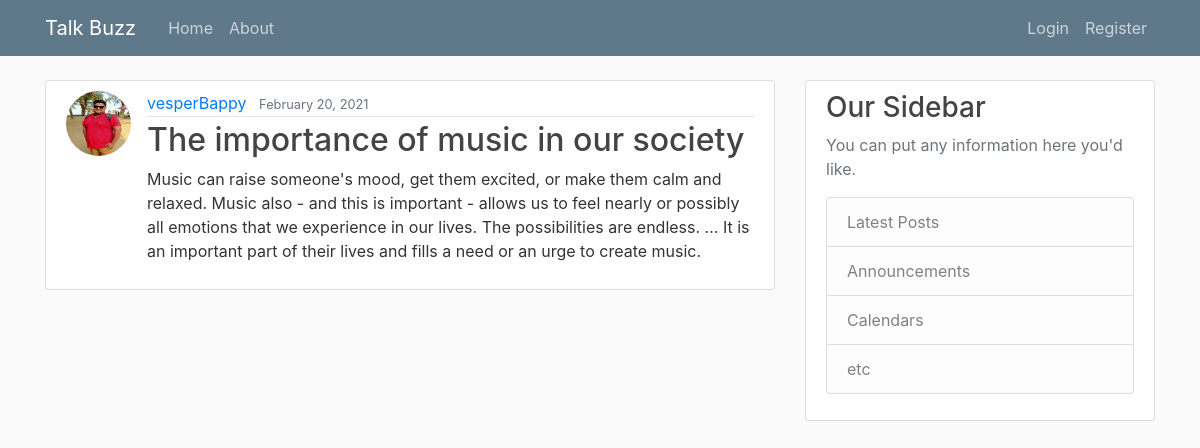
Screenshot of /post/32/ with the database file from the repository.
### blog_app/models.py (models this page shows, shortened)
class Post(models.Model):
    title=models.CharField(max_length=100)
    content=models.TextField()
    date_posted=models.DateTimeField(default=timezone.now)
    author=models.ForeignKey(User, on_delete=models.CASCADE)

### users_app/models.py (models this page shows, shortened)
class Profile(models.Model):
    user = models.OneToOneField(User,on_delete=models.CASCADE)
    image= models.ImageField(default='default.jpg',upload_to='profile_pics')

### blog_app/views.py (the view)
# urls.py: path('post/<int:pk>/', PostDetailView.as_view(),name='post-detail'),
class PostDetailView(DetailView):
    model = Post

### blog_app/templates/blog_app/post_detail.html (shortened to what this page needs)
{% extends "blog_app/base.html" %}
{% block content %}
    <article class="media content-section">
        <img class="rounded-circle article-img" src="{{object.author.profile.image.url }}">
        <div class="media-body">
            <div class="article-metadata">
              <a class="mr-2" href="{% url 'user-posts' object.author.username %}">{{ object.author }}</a>
              <small class="text-muted">{{ object.date_posted|date:"F d, Y" }}</small>
            </div>
            <h2 class="article-title"> {{ object.title }}</h2>
            <p class="article-content">{{ object.content }}</p>
        </div>
    </article>
{% endblock content %}

### blog_app/static/blog_app/main.css (style rules this page uses)
body { background: #fafafa; color: #333333; margin-top: 5rem; }
h1, h2, h3, h4, h5, h6 { color: #444444; }
.content-section { background: #ffffff; padding: 10px 20px; border: 1px solid #dddddd; border-radius: 3px; margin-bottom: 20px; }
.article-title { color: #444444; }
.article-content { white-space: pre-line; }
.article-img { height: 65px; width: 65px; margin-right: 16px; }
.article-metadata { padding-bottom: 1px; margin-bottom: 4px; border-bottom: 1px solid #e3e3e3 }

### rows the page displays
Post: author.profile.image (picture), author "vesperBappy", date_posted "February 20, 2021", title "The importance of music in our society", content "Music can raise someone's mood, get them excited, or make them calm and relaxed. Music also - and this is important - allows us to feel nearly or possibly all emotions that we experience in our lives. The possibilities are endless. ... It is an important part of their lives and fills a need or an urge to create music."
